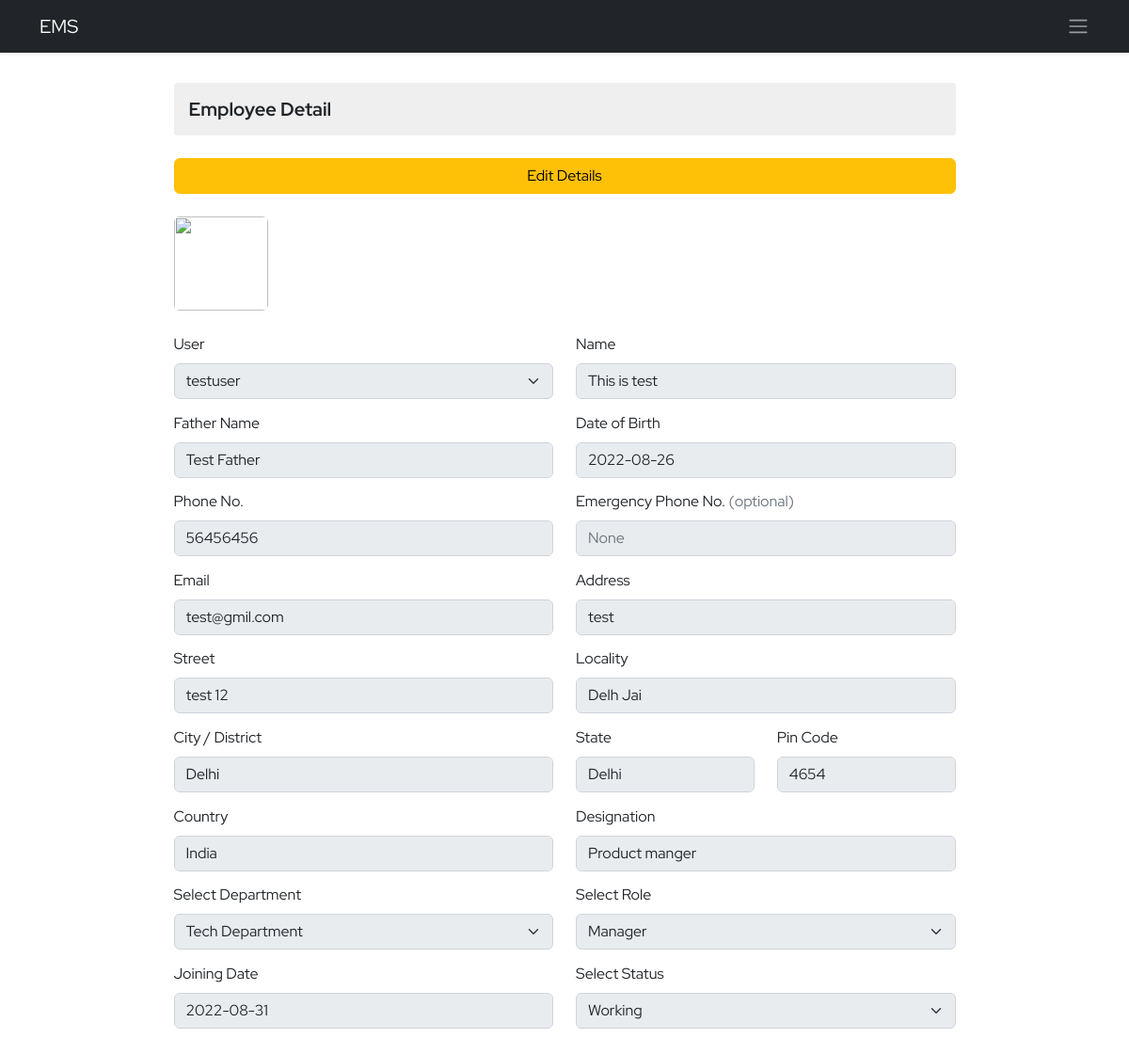
/ems/employee-detail/5/ (signed in), run on the app's committed database.
### ems/models.py (models this page shows, shortened)
class Employee(models.Model):
    empid=models.AutoField(primary_key=True)
    user=models.OneToOneField(User,on_delete=models.CASCADE)
    name=models.CharField(max_length=50)
    father_name=models.CharField(max_length=50)
    avtar=models.ImageField(upload_to='employee_profile_images', null=True, blank=True)
    dob=models.DateField()
    email=models.EmailField(max_length=100)
    mobile_no=models.IntegerField()
    emergency_mobile_no=models.IntegerField(null=True,blank=True)
    address=models.OneToOneField(Address, on_delete=models.CASCADE,blank=True, null=True,)
    designation=models.CharField(max_length=70)
    role=models.ForeignKey(Role, on_delete=models.SET_NULL,blank=True, null=True,)
    department=models.ForeignKey(Department, on_delete=models.SET_NULL,blank=True, null=True,)
    joining_date=models.DateField()
    status=models.CharField(max_length=15)
    @property
    def imageURL(self):
        try:
            url=self.avtar.url
        except:
            url=''
        return url

class Address(models.Model):
    user=models.OneToOneField(User,on_delete=models.CASCADE, blank=True,null=True)
    address=models.CharField(max_length=150)
    street=models.CharField(max_length=70)
    locality=models.CharField(max_length=70)
    city=models.CharField(max_length=50)
    state=models.CharField(max_length=50)
    pincode=models.FloatField(max_length=50)
    country=models.CharField(max_length=50, default='India')

### ems/views.py (the view, shortened to what this page needs)
# urls.py: path('employee-detail/<empid>/',employeeDetail,name='employee-detail'),
@login_required()
def employeeDetail(request, empid):
    context = {}
    try:
        employee_obj = Employee.objects.get(empid=empid)
        user_obj = User.objects.get(username=employee_obj.user)
        department_obj = Department.objects.all()
        role_obj = Role.objects.all()
        context['departments'] = department_obj
        context['roles'] = role_obj
        context['employee_obj'] = employee_obj
        addres_obj = Address.objects.get(user=user_obj)
        context['address_obj'] = addres_obj
    except Exception as e:
        print('Employee Detail Exception : ', e)
    return render(request, 'ems/employee_detail.html', context)

### ems/models.py (called while the page is built)
    def __str__(self):
        return self.name

    def __str__(self):
        return self.name

### ems/templates/ems/employee_detail.html (shortened to what this page needs)
{% extends './base.html' %}
{% block body %}
<div class="container py-4">
    <div class="row d-felx justify-content-center align-items-center">
        <div class="col-9">
            <h3 class="employee-title my-2">Employee Detail</h3>
            <div class="d-grid my-4">
                <button class="btn btn-warning" onclick="edit()">Edit Details</button>
            </div>
            <div class="profile-image">
                <img src="{{employee_obj.imageURL}}" alt="" class="rounded">
            </div>
            <form action="" method="post" class="mt-4 add-employee">
                <div class="row gy-1">
                    <div class="mb-3 col-12 col-sm-6">
                        <label for="select-user" class="form-label">User </label>
                        <select readonly class="form-select employee_detail" aria-label="Default select example"
                            id="select-user" required name="select-user">
                            <option value="{{employee_obj.user}}" selected>{{employee_obj.user}}</option>
                        </select>
                    </div>
                    <div class="mb-3 col-12 col-sm-6">
                        <label for="fname" class="form-label">Name</label>
                        <input type="text" class="form-control employee_detail" id="fname" name="employee-name" required
                            value="{{employee_obj.name}}">
                    </div>
                    <div class="mb-3 col-12 col-sm-6">
                        <label for="father-name" class="form-label">Father Name</label>
                        <input type="text" class="form-control employee_detail" id="father-name" name="father-name"
                            required value="{{employee_obj.father_name}}" readonly>
                    </div>
                    <div class="mb-3 col-12 col-sm-6">
                        <label for="dob" class="form-label">Date of Birth</label>
                        <input type="text" class="form-control employee_detail"
                            value="{{employee_obj.dob | date:'Y-m-d'}}" id="dob" name="employee-dob" required>
                    </div>
                    <div class="mb-3 col-12 col-sm-6">
                        <label for="email" class="form-label">Phone No.</label>
                        <input type="number" class="form-control employee_detail" id="email"
                            value="{{employee_obj.mobile_no}}" name="phone-number" required>
                    </div>
                    <div class="mb-3 col-6">
                        <label for="ephone" class="form-label">Emergency Phone No. <span class="text-muted">(optional)</span> </label>
                        <input type="number" value="{{employee_obj.emergency_mobile_no}}" class="form-control employee_detail" id="ephone" placeholder="None"
                            name="ephone-number">
                    </div>
                    <div class="mb-3 col-12 col-sm-6">
                        <label for="email" class="form-label">Email</label>
                        <input type="email" class="form-control employee_detail" id="email"
                            value="{{employee_obj.email}}" name="email" required>
                    </div>
                    <div class="mb-3 col-12 col-sm-6">
                        <label for="address" class="form-label">Address</label>
                        <input type="text" class="form-control employee_detail" id="address"
                            value="{{address_obj.address}}" name="address" required>
                    </div>
                    <div class="mb-3 col-12 col-sm-6">
                        <label for="street" class="form-label">Street</label>
                        <input type="text" class="form-control employee_detail" id="street"
                            value="{{address_obj.street}}" name="street" required>
                    </div>
                    <div class="mb-3 col-12 col-sm-6">
                        <label for="locality" class="form-label">Locality</label>
                        <input type="text" class="form-control employee_detail" id="locality"
                            value="{{address_obj.locality}}" name="locality" required>
                    </div>
                    <div class="mb-3 col-12 col-sm-6">
                        <label for="city" class="form-label">City / District</label>
                        <input type="text" class="form-control employee_detail" id="city" value="{{address_obj.city}}"
                            name="city" required>
                    </div>
                    <div class="mb-3 col-6 col-sm-3">
                        <label for="state" class="form-label">State</label>
                        <input type="text" class="form-control employee_detail" id="state" value="{{address_obj.state}}"
                            name="state" required>
                    </div>
                    <div class="mb-3 col-6 col-sm-3">
                        <label for="pincode" class="form-label">Pin Code</label>
                        <input type="number" class="form-control employee_detail" id="pincode"
                            value="{{address_obj.pincode|floatformat:'0'}}" name="pincode" required>
                    </div>
                    <div class="mb-3 col-12 col-sm-6">
                        <label for="country" class="form-label">Country</label>
                        <input type="text" class="form-control employee_detail" id="country"
                            value="{{address_obj.country}}" name="country" required>
                    </div>
                    <div class="mb-3 col-12 col-sm-6">
                        <label for="designation" class="form-label">Designation</label>
                        <input type="text" class="form-control employee_detail" id="designation" required
                            value="{{employee_obj.designation}}" name="designation">
                    </div>
                    <div class="mb-3 col-12 col-sm-6">
                        <label for="select-department" class="form-label">Select Department</label>
                        <select class="form-select employee_detail" aria-label="Default select example"
                            id="select-department" name="select-department" required>
                            {% for department in departments %}
                            {% if department == employee_obj.department %}
                            <option value="{{employee_obj.department}}" selected>{{employee_obj.department}}</option>
                            {% else %}
                            <option value="{{department.name}}">{{department.name}}</option>
                            {% endif %}
                            {% endfor %}
                        </select>
                    </div>
                    <div class="mb-3 col-12 col-sm-6">
                        <label for="select-role" class="form-label">Select Role</label>
                        <select class="form-select employee_detail" aria-label="Default select example" id="select-role"
                            name="select-role" required>
                            {% for role in roles %}
                            {% if role == employee_obj.role %}
                            <option value="{{employee_obj.role}}" selected>{{employee_obj.role}}</option>
                            {% else %}
                                <option value="{{role.name}}">{{role.name}}</option>
                            {% endif %}
                            {% endfor %}
                        </select>
                    </div>
                    <div class="mb-3 col-12 col-sm-6">
                        <label for="joining-date" class="form-label">Joining Date</label>
                        <input type="text" class="form-control employee_detail" id="dob" name="joining-date" required
                            value="{{employee_obj.joining_date | date:'Y-m-d' }}">
                    </div>
                    <div class="mb-3 col-12 col-sm-6">
                        <label for="select-status" class="form-label">Select Status</label>
                        <select class="form-select employee_detail" aria-label="Default select example"
                            id="select-status" name="select-status" required>
                            {% if employee_obj.status == 'Working' %}
                            <option value="{{employee_obj.role}}" selected>{{employee_obj.status}}</option>
                            {% else %}
                            <option value="{{employee_obj.role}}" selected>{{employee_obj.status}}</option>
                            <option value="Working" >Working</option>
                            {% endif %}
                        </select>
                    </div>
            </form>
        </div>
    </div>
</div>
{% endblock body %}

### static/css/style.css (style rules this page uses)
* { margin: 0; padding: 0; box-sizing: border-box; }
:root { --body-font: 'Red Hat Display', sans-serif; --second-font: 'Kaushan Script', cursive; --biggest-font-size: 2rem; --bigger-font-size: 1.5rem; --big-font-size: 1.25rem; --h1-font-size: 1.5rem; --h2-font-size: 1.25rem; --h3-font-size: 1rem; --normal-font-size: .938rem; --small-font-size: .813rem; --smaller-font-size: .75rem; --font-bold: 700; --font-black: 900; }
@media screen and (min-width: 1024px) { :root { --biggest-font-size: 6rem; --bigger-font-size: 3.5rem; --big-font-size: 2.75rem; --h1-font-size: 2.25rem; --h2-font-size: 1.5rem; --h3-font-size: 1.25rem; --normal-font-size: 1rem; --small-font-size: .875rem; --smaller-font-size: .813rem; --bs-modal-width:700px; } }
* { box-sizing: border-box; padding: 0; margin: 0; }
html { scroll-behavior: smooth; }
body, button, label, select, input { font-family: var(--body-font); font-size: var(--normal-font-size); }
h1, h2, h3 { font-weight: var(--font-bold); }
img { max-width: 100%; height: auto; }
.employee-title { font-size: var(--h3-font-size); background-color: #dadada70; padding: 1rem; border-radius: 3px; }
.add-employee div { margin-bottom: 0.6rem !important; }
.profile-image img { height: 100px; width: 100px; object-fit: cover; object-position: center; }

### data on the page
Employee: select-user "testuser", employee-name "This is test", father-name "Test Father", employee-dob "2022-08-26", phone-number "56456456", ephone-number "None", email "test@gmil.com", designation "Product manger", joining-date "2022-08-31", select-status "Working"
Address: address "test", street "test 12", locality "Delh Jai", city "Delhi", state "Delhi", pincode "4654", country "India"

### other printed values
form field select-department "Tech Department"
form field select-role "Manager"
